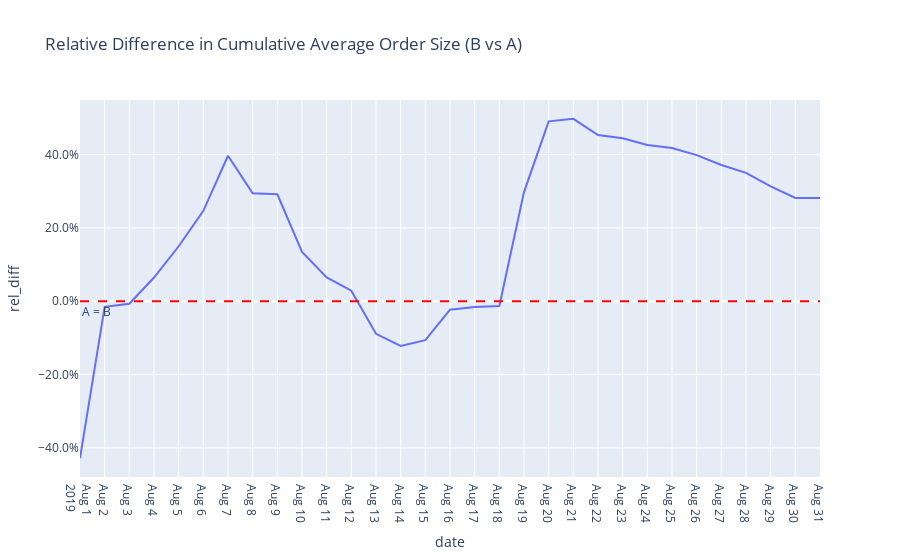

Write notebook code for a chart like this one.
### Code cell
fig = px.line(pivot_aos, x="date", y="rel_diff", title="Relative Difference in Cumulative Average Order Size (B vs A)")
fig.update_yaxes(tickformat=".1%")
fig.add_hline(y=0, line_dash="dash", line_color="red", annotation_text="A = B", annotation_position="bottom left")
fig.update_xaxes(dtick="D1")
fig.show()

### Figure 1 — Plotly figure (JSON) as saved in the notebook; plotly's stock layout.template omitted (floating-point values rounded to 4 significant figures)
{"data": [{"hovertemplate": "date=%{x}<br>rel_diff=%{y}<extra></extra>", "legendgroup": "", "line": {"color": "#636efa", "dash": "solid"}, "marker": {"symbol": "circle"}, "mode": "lines", "name": "", "orientation": "v", "showlegend": false, "type": "scatter", "x": ["2019-08-01", "2019-08-02", "2019-08-03", "2019-08-04", "2019-08-05", "2019-08-06", "2019-08-07", "2019-08-08", "2019-08-09", "2019-08-10", "2019-08-11", "2019-08-12", "2019-08-13", "2019-08-14", "2019-08-15", "2019-08-16", "2019-08-17", "2019-08-18", "2019-08-19", "2019-08-20", "2019-08-21", "2019-08-22", "2019-08-23", "2019-08-24", "2019-08-25", "2019-08-26", "2019-08-27", "2019-08-28", "2019-08-29", "2019-08-30", "2019-08-31"], "xaxis": "x", "y": [-0.4281, -0.01523, -0.007027, 0.06456, 0.1499, 0.2465, 0.3967, 0.2946, 0.2916, 0.1342, 0.0649, 0.02857, -0.08904, -0.122, -0.1063, -0.02327, -0.01558, -0.01286, 0.2975, 0.4906, 0.4974, 0.4533, 0.4445, 0.4259, 0.418, 0.3984, 0.3714, 0.3499, 0.3131, 0.2814, 0.2815], "yaxis": "y"}], "layout": {"annotations": [{"showarrow": false, "text": "A = B", "x": 0, "xanchor": "left", "xref": "x domain", "y": 0, "yanchor": "top", "yref": "y"}], "legend": {"tracegroupgap": 0}, "shapes": [{"line": {"color": "red", "dash": "dash"}, "type": "line", "x0": 0, "x1": 1, "xref": "x domain", "y0": 0, "y1": 0, "yref": "y"}], "title": {"text": "Relative Difference in Cumulative Average Order Size (B vs A)"}, "xaxis": {"anchor": "y", "domain": [0, 1], "dtick": "D1", "title": {"text": "date"}}, "yaxis": {"anchor": "x", "domain": [0, 1], "tickformat": ".1%", "title": {"text": "rel_diff"}}}}
